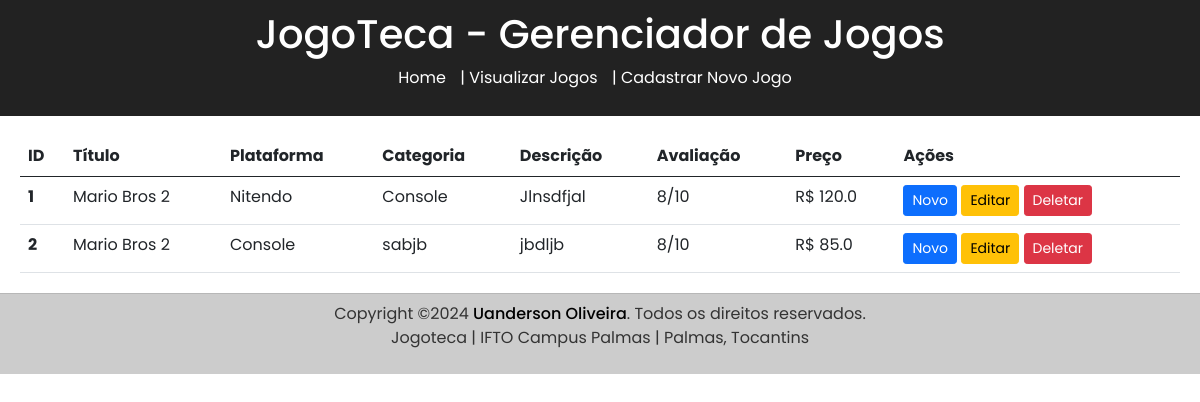
The app's page /jogoteca/recovery, older data.
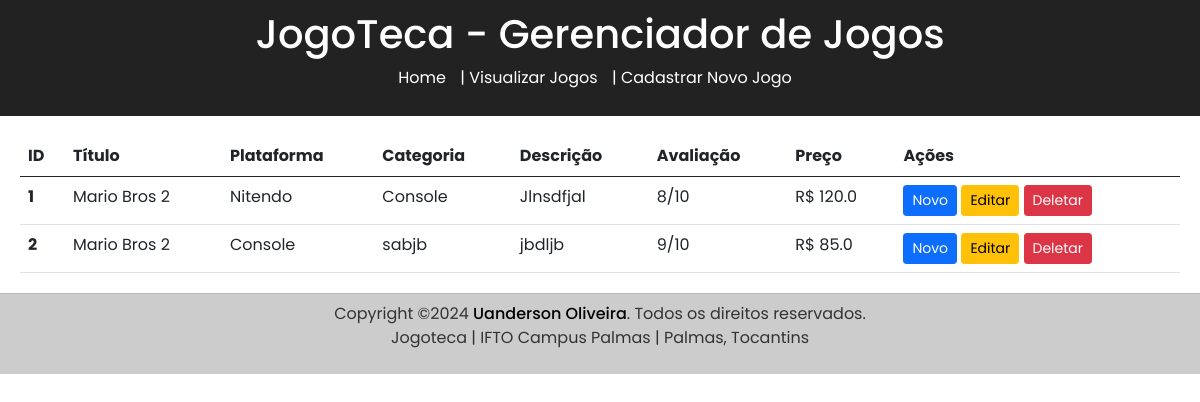
The same page, newer data.
### models.py (models this page shows, shortened)
class Jogo(db.Model):
    __tablename__ = 'jogo'
    id = db.Column(db.Integer, primary_key=True)
    titulo = db.Column(db.String(100), nullable=False)
    plataforma = db.Column(db.String(100), nullable=False)
    categoria = db.Column(db.String(100), nullable=False)
    descricao = db.Column(db.Text, nullable=False)
    avaliacao = db.Column(db.Integer, nullable=False)
    preco = db.Column(db.Float, nullable=False)

### jogotecaproject.py (the view)
@blueprint_jogos.route('/recovery')
def recovery():
    jogos = Jogo.query.all()
    return render_template('jogo_recovery.html', jogos=jogos)

### templates/jogo_recovery.html (shortened to what this page needs)
{% extends 'base.html' %}
{% block content %}
    <table class="table">
        <thead>
        <tr>
            <th scope="col">ID</th>
            <th scope="col">Título</th>
            <th scope="col">Plataforma</th>
            <th scope="col">Categoria</th>
            <th scope="col">Descrição</th>
            <th scope="col">Avaliação</th>
            <th scope="col">Preço</th>
            <th scope="col">Ações</th>
        </tr>
        </thead>
        <tbody>
        {% for jogo in jogos %}
            <tr>
                <th scope="row">{{ jogo.id }}</th>
                <td>{{ jogo.titulo }}</td>
                <td>{{ jogo.plataforma }}</td>
                <td>{{ jogo.categoria }}</td>
                <td>{{ jogo.descricao }}</td>
                <td>{{ jogo.avaliacao }}/10</td>
                <td>R$ {{ jogo.preco }}</td>
                <td>
                    <a href="/jogoteca/create" class="btn btn-primary btn-sm">Novo</a>
                    <a href="/jogoteca/update/{{ jogo.id }}" class="btn btn-warning btn-sm">Editar</a>
                    <form action="/jogoteca/delete/{{ jogo.id }}" method="get" style="display:inline;">
                        <button type="submit" class="btn btn-danger btn-sm">Deletar</button>
                    </form>
                </td>
            </tr>
        {% endfor %}
        </tbody>
    </table>
{% endblock %}

### templates/base.html (shortened to what this page needs)
<!DOCTYPE html>
<html lang="pt-br">
<head>
    <link rel="stylesheet" href="{{ url_for('static', filename='css/style.css') }}">
    <link href="https://cdn.jsdelivr.net/npm/bootstrap@5.0.2/dist/css/bootstrap.min.css" rel="stylesheet"
>
</head>
<body>
<header>
    <h1>JogoTeca - Gerenciador de Jogos</h1>
    <nav>
        <ul>
            <li><a href="/"> Home </a></li>
            |
            <li><a href="/jogoteca/recovery"> Visualizar Jogos </a></li>
            |
            <li><a href="/jogoteca/create"> Cadastrar Novo Jogo</a></li>
        </ul>
    </nav>
</header>
<main>
    {% block content %}{% endblock %}
</main>
<footer class="copyrightText footer navbar-fixed-bottom">
    <p>
        Copyright &copy;2024 <a href="#">Uanderson Oliveira</a>. Todos os direitos reservados. <br>
        Jogoteca | IFTO Campus Palmas | Palmas, Tocantins
    </p>
</footer>
</body>
</html>

### static/css/style.css (style rules this page uses)
body { font-family: "Poppins", sans-serif; background-color: #f4f4f4; color: #333; margin: 0; padding: 0; }
header { background-color: #222; color: white; padding: 10px 0; text-align: center; }
nav ul { list-style-type: none; padding: 0; }
nav ul li { display: inline; margin-right: 10px; }
nav ul li a { color: white; text-decoration: none; }
main { margin: 20px; }
form { margin-top: 20px; }
button { padding: 5px 10px; background-color: #333; color: white; border: none; cursor: pointer; }
.copyrightText { padding: 8px 40px; border-top: 1px solid rgba(0, 0, 0, 0.1); text-align: center; background: #cccccc; }
.copyrightText p { color: #333; }
.copyrightText a { color: black; font-weight: 500; text-decoration: none; }

### templates/base.html (style rules this page uses)
* { margin: 0px; padding: 0px; box-sizing: border-box; font-family: "Poppins", sans-serif; }

Row changes from the older to the newer data that the page shows:
changed Jogo "sabjb": avaliacao "8" → "9"
